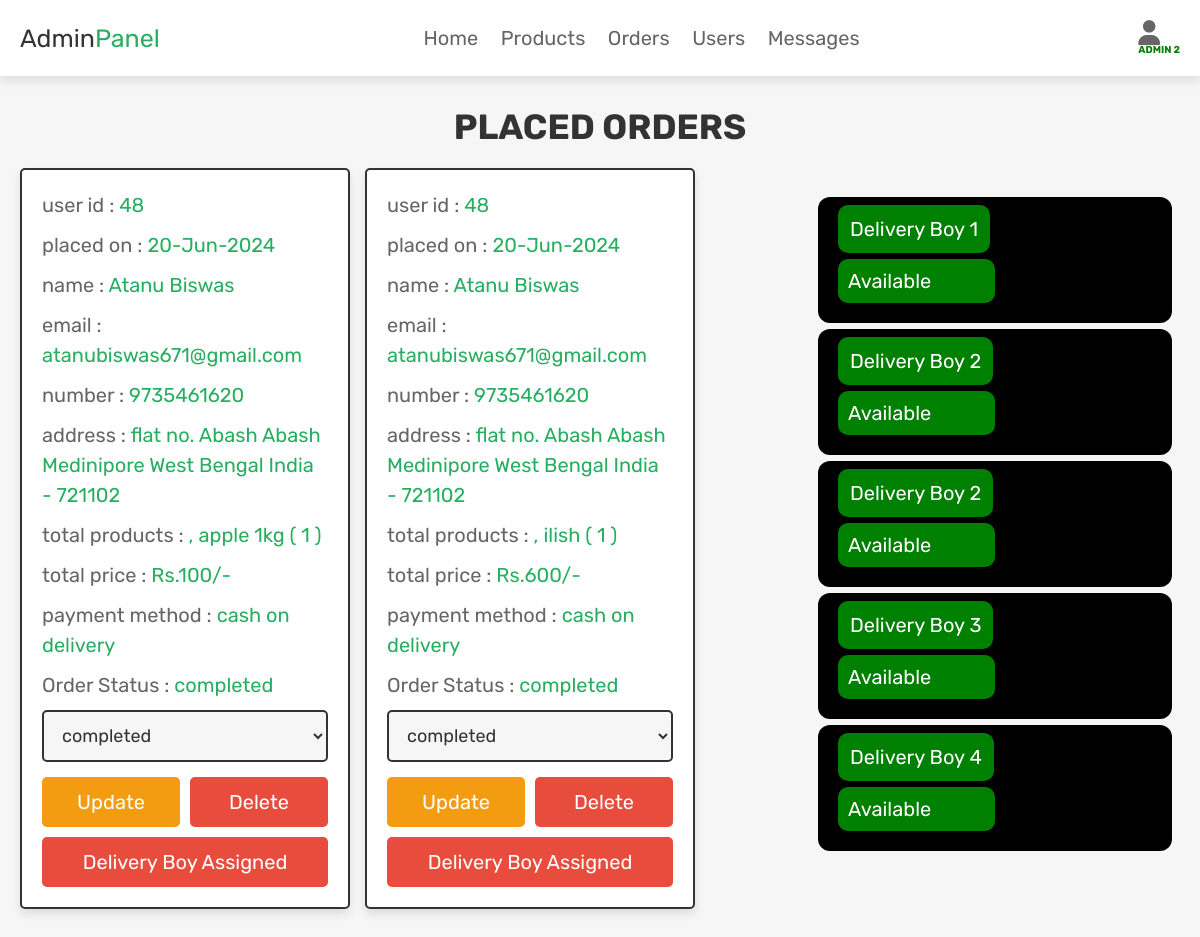
Page /admin_orders.php (signed in) on the committed database.
### tables this page shows
CREATE TABLE `orders` (
  `id` int(100) NOT NULL,
  `user_id` int(100) NOT NULL,
  `name` varchar(100) NOT NULL,
  `number` varchar(12) NOT NULL,
  `email` varchar(100) NOT NULL,
  `method` varchar(50) NOT NULL,
  `address` varchar(500) NOT NULL,
  `total_products` varchar(1000) NOT NULL,
  `total_price` int(100) NOT NULL,
  `placed_on` varchar(50) NOT NULL,
  `payment_status` varchar(20) NOT NULL DEFAULT 'completed',
  `orderstatus` varchar(20) NOT NULL DEFAULT 'pending',
  `assign_dboy` int(100) DEFAULT NULL
);

CREATE TABLE `users` (
  `id` int(100) NOT NULL,
  `name` varchar(100) NOT NULL,
  `email` varchar(100) NOT NULL,
  `password` varchar(100) NOT NULL,
  `user_type` varchar(20) NOT NULL DEFAULT 'user',
  `image` varchar(100) NOT NULL,
  `pincode` varchar(6) DEFAULT NULL
);

### admin_orders.php (the view, shortened to what this page needs)
<?php
@include 'config.php';
?>
<!DOCTYPE html>
<html lang="en">
<head>
   <link rel="stylesheet" href="https://cdnjs.cloudflare.com/ajax/libs/font-awesome/6.1.1/css/all.min.css">
   <link rel="stylesheet" href="css/admin_style.css">
</head>
<body>
<?php include 'admin_header.php'; ?>
<section class="placed-orders">
   <h1 class="title">placed orders</h1>
   <div style="display:flex;width:70%;">
   <div class="box-container" style="width:100%;justify-content:start">
<?php
   $select_orders = $conn->prepare("SELECT * FROM orders");
   $select_orders->execute();
   if($select_orders->rowCount() > 0){
      while($fetch_orders = $select_orders->fetch(PDO::FETCH_ASSOC)){
?>
 <div class="box" style="height:100%">
   <div >
       <p> user id : <span><?= $fetch_orders['user_id']; ?></span> </p>
       <p> placed on : <span><?= $fetch_orders['placed_on']; ?></span> </p>
       <p> name : <span><?= $fetch_orders['name']; ?></span> </p>
       <p> email : <span><?= $fetch_orders['email']; ?></span> </p>
       <p> number : <span><?= $fetch_orders['number']; ?></span> </p>
       <p> address : <span><?= $fetch_orders['address']; ?></span> </p>
       <p> total products : <span><?= $fetch_orders['total_products']; ?></span> </p>
       <p> total price : <span>Rs.<?= $fetch_orders['total_price']; ?>/-</span> </p>
       <p> payment method : <span><?= $fetch_orders['method']; ?></span> </p>
	   <p> Order Status : <span><?= $fetch_orders['orderstatus']; ?></span> </p>
   </div>
    <form action="" method="POST" >
      <select name="order_status" class="drop-down">
         <option value="" selected disabled><?=  $fetch_orders['orderstatus']; ?></option>
      </select>
      <div class="flex-btn">
         <input type="submit" name="update_order_status" class="option-btn" value="update">
         <a href="admin_orders.php?delete=<?= $fetch_orders['id']; ?>" class="delete-btn" onclick="return confirm('delete this order?');">delete</a>
      </div>
   </form>
 <section style="padding: 0rem;">
 <form action="" method="POST" style="height:20%">
 <div class="flex-btn">
         <?php if($fetch_orders['assign_dboy']=="")
	  { ?>
    <select name="dboy_id" class="drop-down" style="margin-top: 10px;
    height: 48px;">
	<option value="">Select Dboy</option>
<?php
$select_users = $conn->prepare("SELECT * FROM users where user_type='dboy'");
   $select_users->execute();
      if($select_users->rowCount() > 0){
      while($fetch_users = $select_users->fetch(PDO::FETCH_ASSOC)){
		  ?>
		      <option value="<?php echo $fetch_users['id'];?>"><?php echo $fetch_users['name'];?></option>
			 <?php }} ?>
      </select>
	  <input type="submit" name="update_dboy" class="option-btn" value="Assign">
	  <?php }else{
		  ?>
		  <input class="delete-btn" value="Delivery Boy Assigned">
		  <?php
	  }?>
      </div>
	  </form>
     </section>
 </div>
<?php
   }
}else{
   echo '<p class="empty">no orders placed yet!</p>';
}
?>
   </div>
   <div class="right-side" style="width:30%;position:fixed;right:2.5rem;top:18%;overflow-y: scroll;height:100vh">
      <div style="width:100%;height:70%;padding:3px;overflow-y: auto;">
      <?php
$select_users = $conn->prepare("SELECT *, users.name as name FROM users left JOIN orders on orders.assign_dboy=users.id where user_type='dboy' order by users.id ; ");
   $select_users->execute();
      if($select_users->rowCount() > 0){
      while($fetch_users = $select_users->fetch(PDO::FETCH_ASSOC)){
		  ?>
        <div  class="deliveryBoy">
            <span class="optionfree"><?php echo $fetch_users['name'];?></span>
            <div class="deliveryCount "><?php echo ($fetch_users['orderstatus']=="completed" || $fetch_users['orderstatus'] ==null) ?  "Available": "<span style='background: red;'>Not Available</span>"   ?></div>
      </div>
			 <?php }} ?>
     </div>
   </div>
</section>
</body>
</html>

### css/admin_style.css (style rules this page uses)
.placed-orders .box-container { display: grid; grid-template-columns: repeat(auto-fit, 33rem); gap:1.5rem; align-items: flex-start; justify-content:center; }
.placed-orders .box-container .box { border:var(--border); box-shadow: var(--box-shadow); background-color: var(--white); border-radius: .5rem; padding:2rem; }
.placed-orders .box-container .box p { margin-bottom: 1rem; line-height: 1.5; font-size: 2rem; color:var(--light-color); }
.placed-orders .box-container .box p span { color:var(--green); }
.placed-orders .box-container .box .drop-down { width: 100%; padding:1.2rem 1.4rem; font-size: 1.8rem; border:var(--border); border-radius: .5rem; background-color: var(--light-bg); margin-bottom: .5rem; }

### css/components.css (style rules this page uses)
:root { --green:#27ae60; --orange:#f39c12; --red:#e74c3c; --black:#333; --light-color:#666; --white:#fff; --light-bg:#f6f6f6; --border:.2rem solid var(--black); --box-shadow:0 .5rem 1rem rgba(0,0,0,.1); }
* { font-family: 'Rubik', sans-serif; margin:0; padding:0; box-sizing: border-box; outline: none; border:none; text-decoration: none; color:var(--black); }
body { background-color: var(--light-bg); }
html { font-size: 62.5%; overflow-x: hidden; scroll-behavior: smooth; scroll-padding-top: 6.5rem; }
section { padding:3rem 2rem; max-width: 1200px; margin:0 auto; }
.btn, .delete-btn, .option-btn { display: block; width: 100%; margin-top: 1rem; border-radius: .5rem; color:var(--white); font-size: 2rem; padding:1.3rem 3rem; text-transform: capitalize; cursor: pointer; text-align: center; }
.delete-btn { background-color: var(--red); }
.option-btn { background-color: var(--orange); }
.flex-btn { display: flex; flex-wrap: wrap; gap:1rem; }
.flex-btn > * { flex:1; }
.title { text-align: center; margin-bottom: 2rem; text-transform: uppercase; color:var(--black); font-size: 3.5rem; }

### admin_orders.php (style rules this page uses)
.right-side .deliveryBoy { background:black; margin-top:6px; padding:20px; font-size:2rem; border-radius:12px; color:#fff }
.optionfree { color:white; padding:12px; background:green; border-radius:10px; cursor:pointer; }
.deliveryCount { color: white; padding: 10px; background: green; border-radius: 10px; margin-top: 1.8rem; width: 50%; }

### rows in the picture
orders: user "48", placed_on "20-Jun-2024", name "Atanu Biswas", email "atanubiswas671@gmail.com", number "9735461620", address "flat no. Abash Abash Medinipore West Bengal India - 721102", total_products ", apple 1kg ( 1 )", total_price "100", method "cash on delivery", orderstatus "completed", order_status "completed", users.name "Delivery Boy 2", shows "Available"
orders: user "48", placed_on "20-Jun-2024", name "Atanu Biswas", email "atanubiswas671@gmail.com", number "9735461620", address "flat no. Abash Abash Medinipore West Bengal India - 721102", total_products ", ilish ( 1 )", total_price "600", method "cash on delivery", orderstatus "completed", order_status "completed", users.name "Delivery Boy 2", shows "Available"
users: name "Delivery Boy 1"
users: name "Delivery Boy 3"
users: name "Delivery Boy 4"
